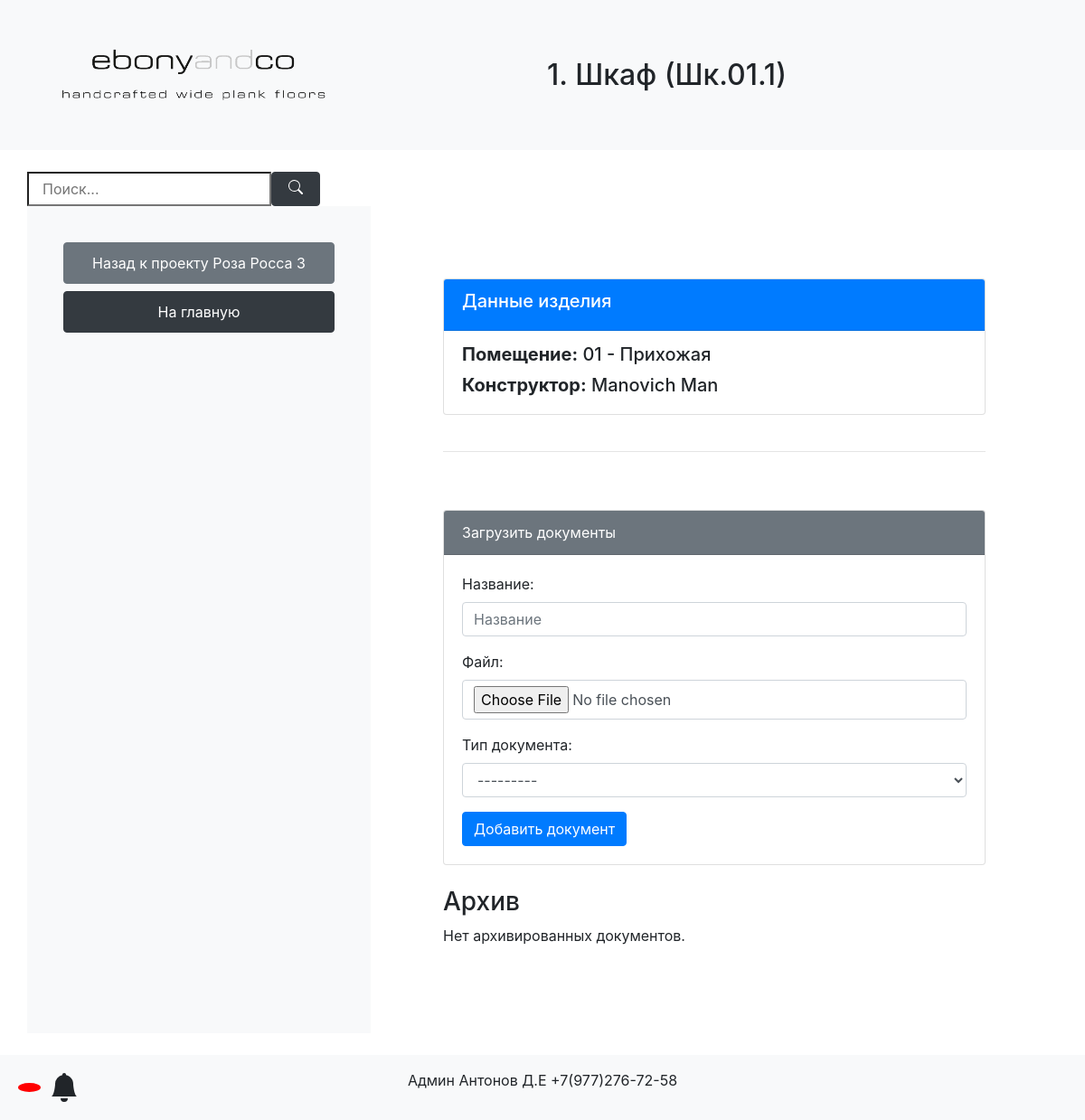
Page /docs/product/5/ (signed in) on the committed database.
### docs/models.py (models this page shows, shortened)
class Product(models.Model):
    name = models.CharField(max_length=100, verbose_name="Название")
    project = models.ForeignKey(Project, related_name='products', on_delete=models.CASCADE, verbose_name="Проект")
    product_designer = models.ForeignKey(User, related_name='designed_products', on_delete=models.SET_NULL, null=True, verbose_name="Дизайнер продукта")
    designation = models.CharField(max_length=30, verbose_name="Обозначение")
    room = models.ForeignKey(Room, related_name='products', on_delete=models.SET_NULL, null=True, verbose_name="Помещение", blank=True)
    description = models.description = models.TextField(max_length=300, verbose_name="Информация", blank=True, null=True)
    class Meta:
        verbose_name = "Изделие"
        verbose_name_plural = "Изделия"

class Project(models.Model):
    name = models.CharField(max_length=100, verbose_name="Название")
    description = models.TextField(verbose_name="Описание")
    project_manager = models.ForeignKey(User, related_name='managed_projects', on_delete=models.SET_NULL, null=True, verbose_name="Менеджер проекта")
    project_designer = models.ForeignKey(User, related_name='designed_projects', on_delete=models.SET_NULL, null=True, verbose_name="Дизайнер проекта")
    designation = models.CharField(max_length=100, verbose_name="Обозначение")
    path_to_project_folder = models.CharField(max_length=255, verbose_name="Путь к папке для сохранения", blank=True)
    class Meta:
        verbose_name = "Проект"
        verbose_name_plural = "Проекты"

class Room(models.Model):
    room_designation = models.CharField(max_length=16, verbose_name="Обозначение комнаты", null=True)
    room_name = models.CharField(max_length=50, verbose_name="Название комнаты", null=True)
    project = models.ForeignKey(Project, related_name='rooms', on_delete=models.CASCADE, verbose_name="Проект")
    def __str__(self):
        return f'{self.room_designation} - {self.room_name}'
    class Meta:
        verbose_name = "Помещение"
        verbose_name_plural = "Помещения"

class DocumentType(models.Model):
    name = models.CharField(max_length=100, verbose_name="Название")
    isSingleton = models.BooleanField(default=False, verbose_name="Единственный экземпляр")
    sub_folder = models.CharField(max_length=255, verbose_name="Путь к папке для сохранения", blank=True)
    def __str__(self):
        return self.name
    class Meta:
        verbose_name = "Тип документа"
        verbose_name_plural = "Типы документов"

### authorization/models.py (models this page shows, shortened)
class Profile(models.Model):
    user = models.OneToOneField(User, on_delete=models.CASCADE)
    last_name = models.CharField(max_length=100)
    first_name = models.CharField(max_length=100)
    birth_date = models.DateField(blank=True, null=True)
    avatar = models.ImageField(upload_to='avatars/', blank=True)
    user_folder = models.CharField(max_length=255, default='', blank=True)
    about = models.TextField(blank=True)

### docs/views.py (the view)
# urls.py: path('product/<int:product_id>/', views.view_product, name='product_details'),
@login_required
def view_product(request, product_id):
    can_edit_docs = False
    current_user = request.user
    product = get_object_or_404(Product, id=product_id)
    if product.product_designer.id == current_user.id:
        can_edit_docs = True
    if product.project.project_designer == current_user.id:
        can_edit_docs = True
    documents = WorkDocument.objects.filter(product=product, isArchived=False)
    archived_documents = WorkDocument.objects.filter(product=product, isArchived=True)
    backup_docs_if_not(documents)
    documents_grouped = defaultdict(list)
    for document in documents:
        documents_grouped[document.document_type.name].append(document)
    if request.method == 'POST':
        form = WorkDocumentForm(request.POST, request.FILES)
        if form.is_valid():
            new_document = form.save(commit=False)
            new_document.product = product
            if new_document.document_type.isSingleton:
                existing_docs = WorkDocument.objects.filter(
                    product=product,
                    document_type=new_document.document_type,
                    isArchived=False,
                    product__isnull=False,
                )
                was_existing = existing_docs.exists()
                existing_docs.update(isArchived=True)
                if was_existing:
                    message = "Обновлен документ"
                    message_type = 'document_change'
                else:
                    message = "Добавлен документ"
                    message_type = 'document_add_to_product'
            else:
                message = "Добавлен документ"
                message_type = 'document_add_to_product'
            new_document.save()
            new_document.start_backup()
            create_notifications(
                from_user=request.user,
                product=product,
                project=product.project,
                document=new_document,
                message=message,
                message_type=message_type
            )
            return redirect('product_details', product_id=product_id)
    else:
        form = WorkDocumentForm()
    context = {
        'product': product,
        'documents_grouped': dict(documents_grouped),
        'archived_documents': archived_documents,
        'form': form,
        'can_edit_docs': can_edit_docs,
    }
    return render(request, 'docs/product_detail.html', context)

### docs/forms.py
class WorkDocumentForm(forms.ModelForm):
    class Meta:
        model = WorkDocument
        fields = ['name', 'content', 'document_type']
        widgets = {
            'name': forms.TextInput(attrs={'class': 'form-control', 'placeholder': 'Название'}),
            'content': forms.FileInput(attrs={'class': 'form-control'}),
            'document_type': forms.Select(attrs={'class': 'form-control'}),
        }

### docs/views.py (called while the page is built)
def backup_docs_if_not(docs):
    for doc in docs:
        if not doc.backup_saved:
            doc.start_backup()

### templates/docs/product_detail.html (shortened to what this page needs)
{% extends 'base.html' %}
{% block navigation %}
   <div class="d-flex flex-column align-items-start pt-3 div-buttons-container">
        {% include 'default_buttons.html' %}
    </div>
{% endblock %}
{% block header %} <h2> {{ product.name }} ({{ product.designation }}) </h2> {% endblock %}
{% block content %}
<div class="card">
  <div class="card-header bg-primary text-white">
    <h5 class="mb-2"> Данные изделия </h5>
  </div>
  <div class="card-body">
    <h5 class="card-subtitle mb-3">
      <strong>Помещение:</strong>
      <span>{{ product.room }}</span>
    </h5>
    <h5 class="card-subtitle">
      <strong>Конструктор:</strong>
      <span>{{ product.product_designer.profile.last_name }} {{ product.product_designer.profile.first_name }}</span>
    </h5>
  </div>
</div>
<br>
<hr>
<br>
<div class="card my-4">
    <div class="card-header bg-secondary text-white">Загрузить документы</div>
    <div class="card-body">
        <form method="post" enctype="multipart/form-data">
            {{ form.as_p }}
            <button type="submit" class="btn btn-primary">Добавить документ</button>
        </form>
    </div>
</div>
<div>
    <h3 class="mb-2">Архив</h3>
    <ul class="list-unstyled">
        {% for document in archived_documents %}
            <li class="mb-1">{{ document.document_type.name }} (от {{ document.created_at|date:"d-m-Y H:i" }}) {{ document.name }} - <a href="{{ document.content.url }}">Скачать</a></li>
        {% empty %}
            <li class="mb-1">Нет архивированных документов.</li>
        {% endfor %}
    </ul>
</div>
{% endblock %}

### templates/default_buttons.html
{% if product and product.project %}
    <a class="btn btn-secondary my-1 btn-block btn-custom-padding" href="{% url 'project_details' product.project.id %}">
        Назад к проекту {{ product.project.name }}
    </a>
{% endif %}
<a class="btn btn-dark my-1 btn-block btn-custom-padding" href="{% url 'index' %}">На главную</a>

### static/styles.css (style rules this page uses)
.div-buttons-container { padding: 0px; margin-bottom: 20px !important; }
.btn-custom-padding { padding: 10px; text-wrap: inherit; }
.div-buttons-container { margin-top: 20px; padding-left: 25px; padding-right: 25px; }
.card-header { background-color: #e9ecef; color: #495057; }

### rows in the picture
Product: name "1. Шкаф", designation "Шк.01.1", project.name "Роза Росса 3", room "01 - Прихожая", product_designer.profile.last_name "Manovich", product_designer.profile.first_name "Man"
